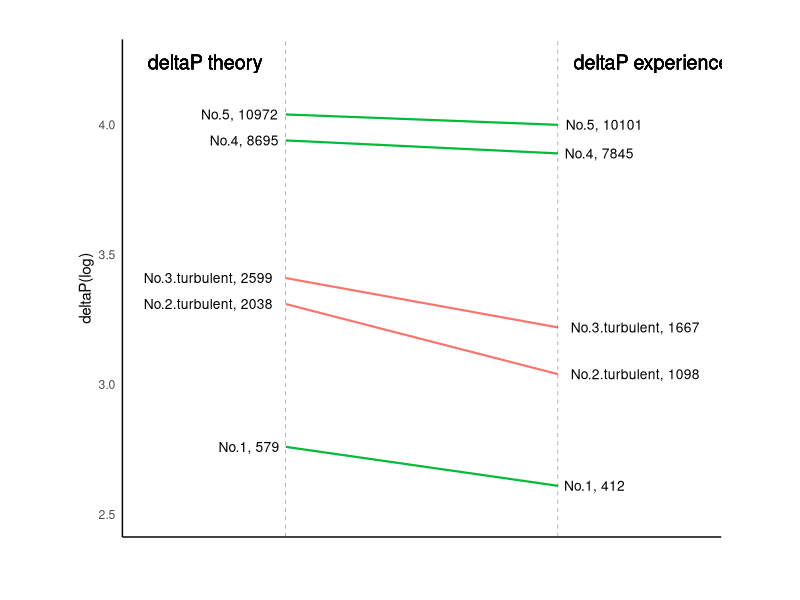

Recreate this plot in R.
library(ggplot2)
library(scales)
theme_set(theme_classic())
#?theme_set
# prep data
df4 <- read.csv("Flowrate-deltaP-tur-log.csv")
#colnames(df) <- c("continent", "1952", "1957")
left_label <- paste(df4$expNo, round(df4$deltaPtheory),sep=", ")
#?paste
right_label <- paste(df4$expNo, round(df4$deltaPexp),sep=", ")
df4$class <- c("green","red","red","green","green")

# Plot
p <- ggplot(df4) + geom_segment(aes(x=1, xend=2, y=`deltaPtheory.LOG`, yend=`deltaPexp.LOG`, col=class), linewidth=.75, show.legend=F) + 
  geom_vline(xintercept=1, linetype="dashed", linewidth=.1) + 
  geom_vline(xintercept=2, linetype="dashed", linewidth=.1) +
  scale_color_manual(labels = c("Up", "Down"), 
                     values = c("green"="#00ba38", "red"="#f8766d")) +  # color of lines
  labs(x="", y="deltaP(log)") +  # Axis labels
  xlim(.5, 2.5) + ylim(2.5,(1.05*(max(df4$`deltaPtheory.LOG`, df4$`deltaPexp.LOG`))))  # X and Y axis limits

# Add texts
p <- p + geom_text(label=left_label, y=df4$`deltaPtheory.LOG`, x=rep(1, NROW(df)), hjust=1.1, size=3.5)
p <- p + geom_text(label=right_label, y=df4$`deltaPexp.LOG`, x=rep(2, NROW(df)), hjust=-0.1, size=3.5)
p <- p + geom_text(label="deltaP theory", x=1, y=1.05*(max(df4$`deltaPtheory.LOG`, df4$`deltaPexp.LOG`)), hjust=1.2, size=5)  # title
p <- p + geom_text(label="deltaP experience", x=2, y=1.05*(max(df4$`deltaPtheory.LOG`, df4$`deltaPexp.LOG`)), hjust=-0.1, size=5)  # title

# Minify theme
p + theme(panel.background = element_blank(), 
          panel.grid = element_blank(),
          axis.ticks = element_blank(),
          axis.text.x = element_blank(),
          panel.border = element_blank(),
          plot.margin = unit(c(1,2,1,2), "cm"))

